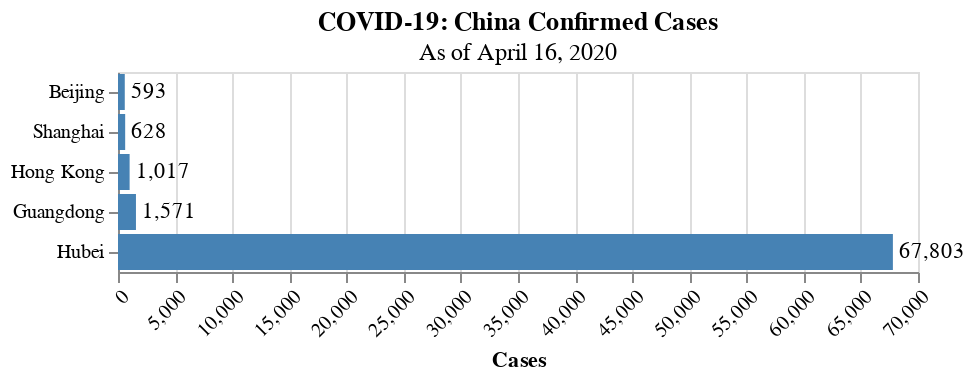

The notebook cell this image was saved under:
### Code cell
plot_case_qty(regions_china, regions_china.cases, 'COVID-19: China Confirmed Cases', 'Cases')

### Figure 1 — Vega-Lite specification as saved in the notebook (floating-point values rounded to 4 significant figures)
{"config": {"view": {"continuousWidth": 400, "continuousHeight": 300}, "axisX": {"labelAngle": -45}, "axisY": {"title": null}, "bar": {"color": "steelblue"}}, "layer": [{"mark": "bar", "encoding": {"x": {"type": "quantitative", "field": "Cases"}, "y": {"type": "ordinal", "field": "Region", "sort": "x"}}, "title": {"text": "COVID-19: China Confirmed Cases", "subtitle": "As of April 16, 2020"}}, {"mark": {"type": "text", "align": "left", "baseline": "middle", "dx": 3}, "encoding": {"text": {"type": "quantitative", "field": "Cases", "format": ","}, "x": {"type": "quantitative", "field": "Cases"}, "y": {"type": "ordinal", "field": "Region", "sort": "x"}}, "title": {"text": "COVID-19: China Confirmed Cases", "subtitle": "As of April 16, 2020"}}], "data": {"name": "data-7d80af69d5640b4d9c4ed8bfe66fb507"}, "$schema": "https://vega.github.io/schema/vega-lite/v4.8.1.json", "datasets": {"data-7d80af69d5640b4d9c4ed8bfe66fb507": [{"Region": "Hong Kong", "Cases": 1017}, {"Region": "Hubei", "Cases": 67803}, {"Region": "Shanghai", "Cases": 628}, {"Region": "Beijing", "Cases": 593}, {"Region": "Guangdong", "Cases": 1571}]}}
